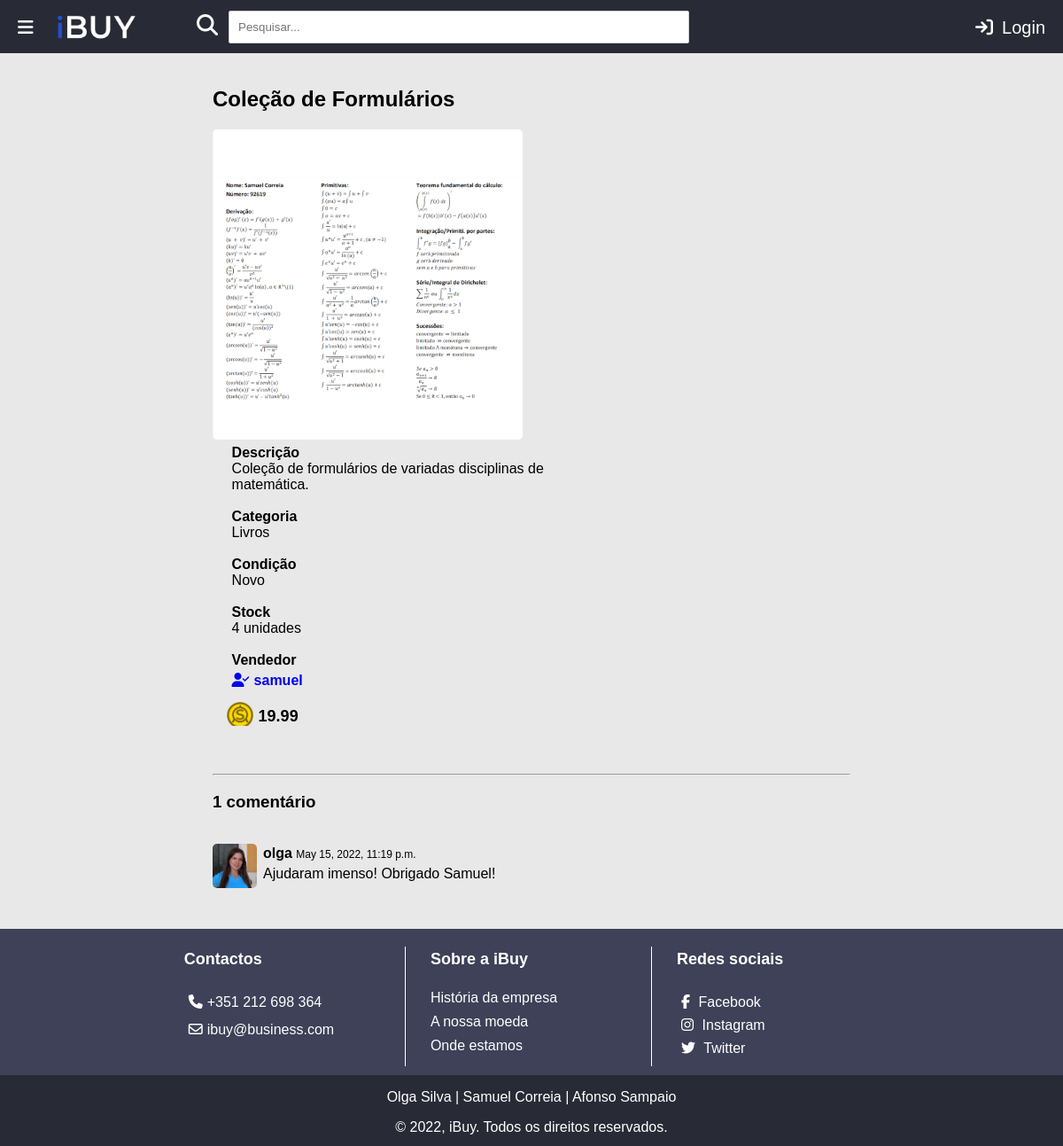
Page /ibuy/produto/17 on the earlier database version.
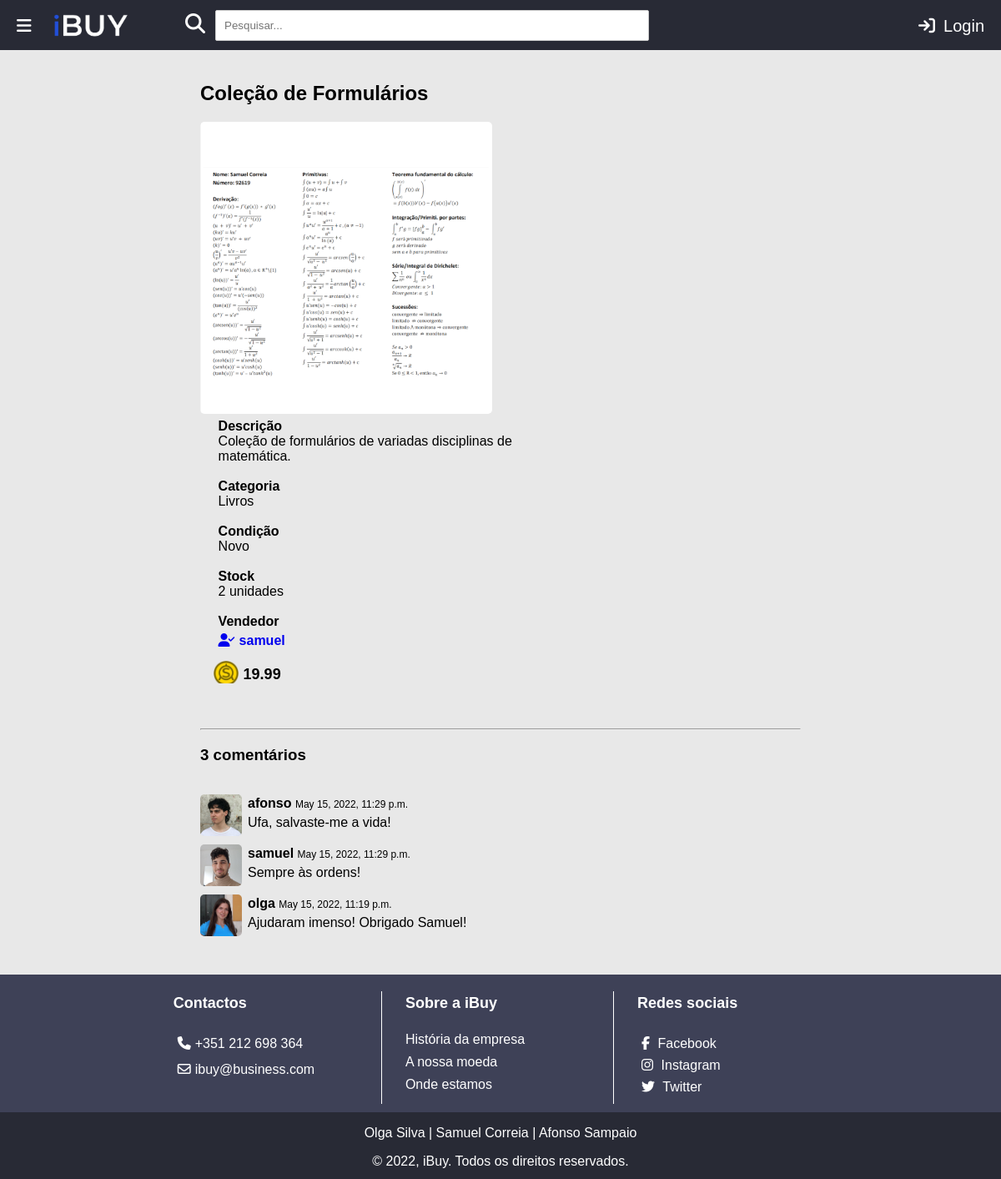
Same page on the later database version.
### ibuy/models.py (models this page shows, shortened)
class Produto(models.Model):
    user = models.ForeignKey(User, on_delete=models.CASCADE, default="")
    likes = models.ManyToManyField(User, related_name='likes')
    nome = models.CharField(max_length=100)
    categoria = models.ForeignKey(Categoria, on_delete=models.CASCADE, default="", related_name="Categoria")
    quantidade = models.IntegerField(default=0)
    timestamp = models.DateTimeField(default=datetime.now, editable=False)
    descricao = models.TextField()
    preco = models.DecimalField(
        max_digits=6,
        decimal_places=2,
        default=0.00,
    )
    imagem = models.CharField(max_length=100, default='produto.png')
    video_embed = models.CharField(max_length=1000, blank=True)
    NOVO = 'Novo'
    USADO = 'Usado'
    OPCOES_CONDICAO = (
        (NOVO, 'Novo'),
        (USADO, 'Usado'),
    )
    condicao = models.CharField(choices=OPCOES_CONDICAO, default=NOVO, max_length=100)

class Comentario(models.Model):
    user = models.ForeignKey(User, on_delete=models.CASCADE)
    produto = models.ForeignKey(Produto, on_delete=models.CASCADE)
    texto = models.TextField()
    timestamp = models.DateTimeField(default=datetime.now, editable=False)

class Utilizador(models.Model):
    user = models.OneToOneField(User, on_delete=models.CASCADE)
    imagem = models.CharField(max_length=100, default='utilizador.png')
    credito = models.DecimalField(max_digits=6, decimal_places=2, default=0.00)

class Categoria(models.Model):
    tipo = models.CharField(max_length=100, default="")

### ibuy/views.py (the view)
# urls.py: path('produto/<int:produto_id>', views.produto, name='produto'),
def produto(request, produto_id):
    p = get_object_or_404(Produto, pk=produto_id)
    user = get_object_or_404(User, pk=p.user_id)
    listacomentarios = Comentario.objects.filter(produto_id=produto_id).order_by('-timestamp')
    liked = p.likes.filter(id=request.user.id).exists()
    context = {
        'listacomentarios': listacomentarios,
        'nome_user': user.username,
        'produto': p,
        'comentarioform': ComentarioForm,
        'liked': liked,
    }
    return render(request, 'ibuy/produto.html', context)

### ibuy/templates/ibuy/produto.html (shortened to what this page needs)
{% extends "ibuy/index.html" %}
{% load static %}
{% block content %}
<br>
<section class="product-wrap">
    <h2> {{ produto.nome }} </h2>
    <section class="product-img-wrap">
        <img src="{% static 'media/images/produto/' %}{{produto.imagem}}"> <br>
    </section>
    <section class="product-info-wrap">
        <strong>Descrição</strong><br><section class="product-description">{{ produto.descricao }}</section><br>
        <strong>Categoria</strong><br>{{ produto.categoria.tipo }}<br><br>
        <strong>Condição</strong><br>{{ produto.condicao }}<br><br>
        <strong>Stock</strong><br>{{ produto.quantidade }} unidade{{ produto.quantidade|pluralize }}<br><br>
        <strong>Vendedor</strong><br>
        <section class="product-vendedor" >
        <a href="{% url 'ibuy:perfil' produto.user.id %}">
                            <i class="fa-solid fa-user-check"></i>{{ produto.user.username }}
        </a></section>
        <section class="coin-product"><img src="{% static 'ibuy/images/coin.png' %}"
                                                             alt="Moeda do website" width="30" height="30">{{ produto.preco }}
        </section>
    </section>
</section>
<br><br>
<hr>
<h3>{{ listacomentarios.count }} comentário{{ listacomentarios.count|pluralize }} </h3>
<br>
{% if listacomentarios %}
<section class="scrollbar">
{% for comentario in listacomentarios %}
    <section class="comment-wrap">
        <section class="comment-img">
        <img src="{% static 'media/images/utilizador/' %}{{comentario.user.utilizador.imagem}}"> <br>
        </section>
        <section class="comment-details-wrap">
        <section class="comment-user">
            <strong>{{ comentario.user }}</strong> <span style="font-size: 12px;"> {{ comentario.timestamp }}</span>
        </section>
        <section class="comment-text">
        {{ comentario.texto }}
        </section>
        </section>
    </section>
{% endfor %}
</section>
<br>
<br>
{% else %}
<h3>Não existem comentários.</h3>
{% endif %}
{% endblock %}

Differences in the rows shown:
changed Produto "Coleção de Formulários": quantidade "4" → "2"
added Comentario: user.utilizador.imagem (picture), user "afonso", timestamp "May 15, 2022, 11:29 p.m.", texto "Ufa, salvaste-me a vida!"
added Comentario: user.utilizador.imagem (picture), user "samuel", timestamp "May 15, 2022, 11:29 p.m.", texto "Sempre às ordens!"
Other differences:
{{ listacomentarios.count }}: "1" → "3"
